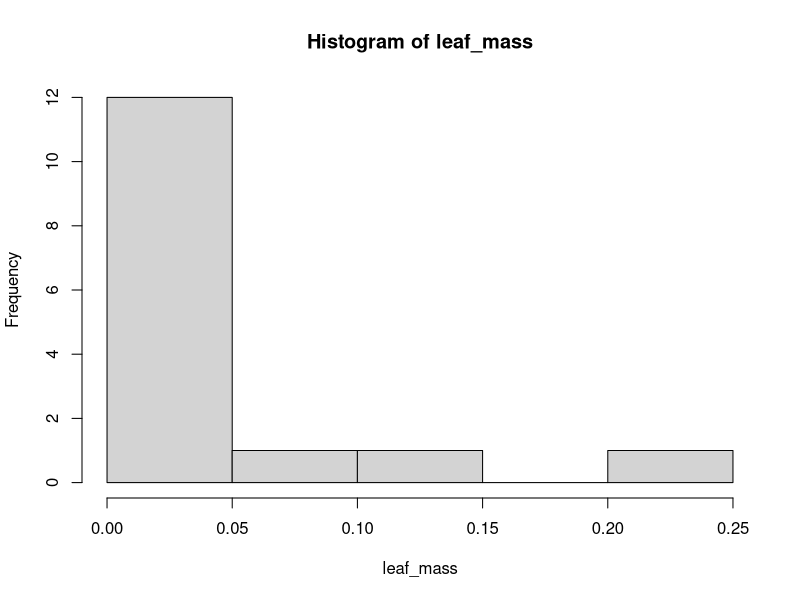

This figure's R source:
install.packages("readxl")
library(readxl)

MeteoData=read_excel('FunEco-OUTSIDE.xlsx')
MeteoData

MeasureCampaign = read_excel('Measurement Campaign.xlsx')
MeasureCampaign

biomass = read_excel('data_masse_and_area.xlsx')
biomass

# Control PC Leaf mass (C1l, C2l, C3l, C4l, C5l) [g]
C1_PC_leaf_mass<-as.numeric(unlist(c(biomass[c(3,4,5,6,7), 3])[1]))
C1_PC_leaf_mass
C1_PC_root_mass<-as.numeric(unlist(c(biomass[c(3,4,5,6,7), 2])[1]))
C1_PC_root_mass
C2_PC_leaf_mass<-as.numeric(unlist(c(biomass[c(3,4,5,6,7), 7])[1]))
C2_PC_root_mass<-as.numeric(unlist(c(biomass[c(3,4,5,6,7), 6])[1]))
C3_PC_leaf_mass<-as.numeric(unlist(c(biomass[c(3,4,5,6,7), 11])[1]))
C3_PC_root_mass<-as.numeric(unlist(c(biomass[c(3,4,5,6,7), 10])[1]))

# Control PC Leaf + Root mass (C1lr, C2lr, C3lr, C4lr, C5lr) [g]

C1_PC_leaf_root_mass<- C1_PC_leaf_mass + C1_PC_root_mass
C2_PC_leaf_root_mass<- C2_PC_leaf_mass + C2_PC_root_mass
C3_PC_leaf_root_mass<- C3_PC_leaf_mass + C3_PC_root_mass
# Test PC Leaf mass (T1l, T2l, T3l, T4l, T5l)[g]

T1_PC_leaf_mass<-as.numeric(unlist(c(biomass[c(3,4,5,6,7), 15])[1]))
T1_PC_root_mass<-as.numeric(unlist(c(biomass[c(3,4,5,6,7), 14])[1]))
T2_PC_leaf_mass<-as.numeric(unlist(c(biomass[c(3,4,5,6,7), 19])[1]))
T2_PC_root_mass<-as.numeric(unlist(c(biomass[c(3,4,5,6,7), 18])[1]))
T3_PC_leaf_mass<-as.numeric(unlist(c(biomass[c(3,4,5,6,7), 23])[1]))
T3_PC_root_mass<-as.numeric(unlist(c(biomass[c(3,4,5,6,7), 22])[1]))
# Test PC Leaf + Root mass (T1lr, T2lr, T3lr, T4lr, T5lr)[g]

T1_PC_leaf_roots_mass<-T1_PC_leaf_mass + T1_PC_root_mass
T2_PC_leaf_roots_mass<-T2_PC_leaf_mass + T2_PC_root_mass
T3_PC_leaf_roots_mass<-T3_PC_leaf_mass + T3_PC_root_mass


# looking a the distribution 
leaf_mass <- c(C1_PC_leaf_mass, T2_PC_leaf_mass, T3_PC_leaf_mass)

hist(leaf_mass)
